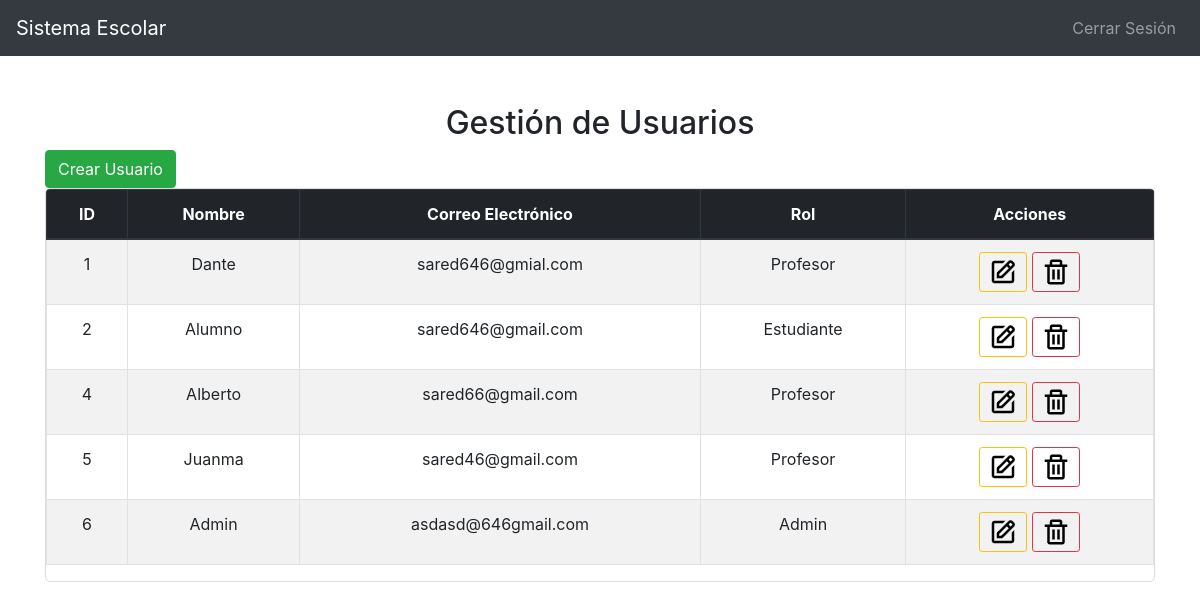
The page /index.php/Admin/Dashboard/Inicio (signed in) on the database its author committed.
### tables this page shows
CREATE TABLE `usuarios` (
  `id` int(11) NOT NULL,
  `nombre` varchar(50) NOT NULL,
  `apellidos` varchar(50) NOT NULL,
  `correo` varchar(100) NOT NULL,
  `contrasena` varchar(255) NOT NULL,
  `tipo_usuario` enum('Estudiante','Profesor','Admin') NOT NULL
);

### application/controllers/Admin/Dashboard.php (called while the page is built, shortened)
<?php
class Dashboard extends CI_Controller
{
    public function __construct()
    {
        $this->load->model('Admin_Model');
        $this->load->model('Documento_model');
        $this->load->library('form_validation');
        $this->load->helper('url');
    }
    public function Inicio()
    {
        $data['tipo_usuario'] = $this->session->userdata('tipo_usuario');
        $data['usuarios'] = $this->Admin_Model->obtener_todos_usuarios();
        $this->load->view('Admin/Dashboard', $data);
    }
}

### index.php (called while the page is built, shortened)
<?php
require_once BASEPATH.'core/CodeIgniter.php';

### application/models/Admin_Model.php (called while the page is built, shortened)
<?php
class Admin_Model extends CI_Model
{
    public function obtener_todos_usuarios()
    {
        $query = $this->db->get('usuarios');
        return $query->result_array();
    }
}

### application/views/Admin/Dashboard.php (the view, shortened to what this page needs)
<!DOCTYPE html>
<html lang="es">
<head>
    <link rel="stylesheet" href="https://maxcdn.bootstrapcdn.com/bootstrap/4.5.2/css/bootstrap.min.css">
    <link href="<?php echo base_url('assets/css/admin.css'); ?>" rel="stylesheet" type="text/css" />
</head>
<body>
    <div id="navbar-container">
        <?php include "assets/navbar.php"; ?>
    </div>
    <div class="container mt-5">
        <h2 class="text-center">Gestión de Usuarios</h2>
        <button type="button" class="btn btn-success" data-toggle="modal" data-target="#crearUsuarioModal">Crear
            Usuario</button>
        <div class="table-responsive">
            <table class="table table-striped table-bordered">
                <thead class="thead-dark">
                    <tr>
                        <th>ID</th>
                        <th>Nombre</th>
                        <th>Correo Electrónico</th>
                        <th>Rol</th>
                        <th>Acciones</th>
                    </tr>
                </thead>
                <tbody>
                    <?php foreach ($usuarios as $usuario): ?>
                        <tr>
                            <td>
                                <?= $usuario['id'] ?>
                            </td>
                            <td>
                                <?= $usuario['nombre'] ?>
                            </td>
                            <td>
                                <?= $usuario['correo'] ?>
                            </td>
                            <td>
                                <?= $usuario['tipo_usuario'] ?>
                            </td>
                            <td>
                                <button type="button" class="btn btn-outline-warning btn-sm" data-toggle="modal"
                                    data-target="#editarUsuarioModal<?= $usuario['id'] ?>">
                                    <img
 />
                                </button>
                                <button type="button" class="btn btn-outline-danger btn-sm" data-toggle="modal"
                                    data-target="#eliminarUsuarioModal<?= $usuario['id'] ?>">
                                    <img
 />
                                </button>
                            </td>
                        </tr>
                    <?php endforeach; ?>
                </tbody>
            </table>
        </div>
    </div>
</body>
</html>

### assets/navbar.php (shortened to what this page needs)
<!DOCTYPE html>
<html lang="es">
<head>
    <link rel="stylesheet" href="https://maxcdn.bootstrapcdn.com/bootstrap/4.0.0/css/bootstrap.min.css">
    <link rel="stylesheet" href="https://cdn.jsdelivr.net/npm/dropzone@5.9.2/dist/dropzone.min.css">
</head>
<body>
    <nav class="navbar navbar-expand-lg navbar-dark bg-dark">
        <a class="navbar-brand" href="#">Sistema Escolar</a>
        <div class="collapse navbar-collapse" id="navbarNav">
            <ul class="navbar-nav ml-auto">
                <li class="nav-item">
                    <a class="nav-link" href="<?php echo base_url('index.php/Auth/logout'); ?>">Cerrar Sesión</a>
                </li>
            </ul>
        </div>
    </nav>
</body>
</html>

### assets/css/admin.css (style rules this page uses)
.table-responsive { border: 1px solid #ddd; border-radius: 5px; overflow: auto; }
.table-striped tbody tr:nth-of-type(odd) { background-color: #f9f9f9; }
.table th, .table td { text-align: center; }

### rows shown on the page
usuarios: id "1", nombre "Dante", correo "sared646@gmial.com", tipo_usuario "Profesor"
usuarios: id "2", nombre "Alumno", correo "sared646@gmail.com", tipo_usuario "Estudiante"
usuarios: id "4", nombre "Alberto", correo "sared66@gmail.com", tipo_usuario "Profesor"
usuarios: id "5", nombre "Juanma", correo "sared46@gmail.com", tipo_usuario "Profesor"
usuarios: id "6", nombre "Admin", correo "asdasd@646gmail.com", tipo_usuario "Admin"
